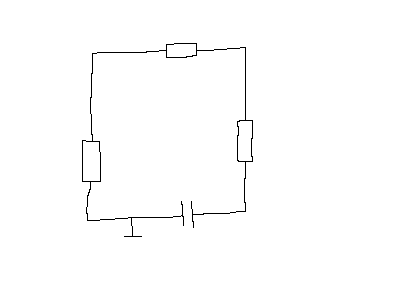
#> input picture src/testImages/0.png, 400 x 300 px
$ jupyter execute boundingBoxCreation.IPYNB
#> lines starting #> are read from the running program, lines starting #| are printed output that depends on the picture; after the words box and inside, x2 and y2 are one past the last pixel; in counts of white or black regions, pixels touching at a corner belong together
# Bounding Box Creation

[cell 1]
from PIL import Image
import numpy
import matplotlib.pyplot as plt
import math
import os,cv2
import operator
from typing import Type, NewType,List  # you have to import Type

### Load Image ###

[cell 2]
def loadImage(path,name):
#> called with path = './testImages', name = '0.png'
    image = Image.open('{path}/{name}'.format(path=path,name=name)).convert('L')
#> image: PIL image 400x300 L; 99.2% white; black in thin lines or dots, all inside (x1, y1, x2, y2) = (82, 43, 253, 237)
    testData = 255 - numpy.asarray(image)
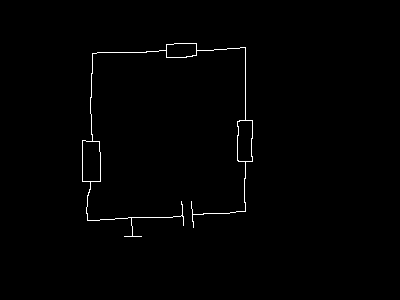
#> testData: shape (300, 400); 0.78% white in thin lines or dots, all inside (x1, y1, x2, y2) = (82, 43, 253, 237)
    return testData

[cell 3]
image = loadImage("./testImages","0.png")
plt.imshow(image, cmap=plt.cm.binary,interpolation="bilinear")

## Drawing Functions ##

[cell 4]
def createIndependetCopy(img):
    newImg = numpy.empty_like(img)
    newImg[:] = img
    return newImg


def drawCicle(image,center, radius,width=1,color=(0,0,0)):
    for y in range(0,len(image)):
        for x in range(0,len(image[y])):
            dist = math.sqrt((center.x-x)**2 + (center.y-y)**2)
            if dist <= radius+width and dist >= radius-width :
                image[y][x] = color
    return image


def drawRect(image,center, dist,color):
    startX = math.floor(center.x-dist)
    startY = math.floor(center.y-dist)

    endX = math.floor(center.x+dist)
    endY = math.floor(center.y+dist)

    for x in range(startX,endX):
        image[startY][x] = color
        image[endY][x] = color

    for y in range(startY,endY):
        image[y][startX] = color
        image[y][endX] = color

    return image


def cropRect(img,center, dist):
    newImg = createIndependetCopy(img)
    if dist % 2 != 0:
        dist +=1
    i = []
    for y in range(0,len(newImg)):
        for x in range(0,len(newImg[y])):
           if x > center.x-dist and x <= center.x+dist and y > center.y-dist and y <= center.y+dist:
               i.append(newImg[y][x])
    return numpy.reshape(i,[dist*2,dist*2,3])

## Define Features ##

### Feature Types:
- End Point
- Intersection
- Center

[cell 5]
class Point():
    def __init__(self,x,y) -> None:
        self.x = x
        self.y = y
    def __str__(self) -> None:
        return '({x},{y})'.format(x=self.x,y=self.y)
    def __repr__(self):
        return str(self)
class Feature(Point):
    pass
class EndPoint(Feature):
    pass
class Intersection(Feature):
    pass
class Center(Feature):
    pass
#define new Typealias
point = Type[Point]

## Other Classes ##

[cell 6]
class Rect():
    def __init__(self,center: point,radius: int) -> None:
        self.center = center
        self.radius = radius
    def __str__(self) -> None:
        return 'Rect(center: {center},radius: {radius})'.format(center=self.center,radius=self.radius)
    def __repr__(self):
        return str(self)

#define new Typealias
rect = Type[Rect]

## Feature functions ###

[cell 7]
def getDistance(point1,point2):
    return math.sqrt((point1.x-point2.x)**2 + (point1.y-point2.y)**2)

def getClosestPoint(point,pointList):
    # remove the point form the point List
    pointList = list(filter(lambda p: p != point,pointList))
    distances = list(map(lambda p: getDistance(point,p),pointList))
    indexOfMinimum = numpy.argmin(distances)
    return pointList[indexOfMinimum]

def getNClosestPoint(point,pointList,n):
    # remove the point form the point List
    pointList = list(filter(lambda p: p != point,pointList))
    distances = numpy.array(list(map(lambda p: getDistance(point,p),pointList)))
    indexiesOfMinima = (distances).argsort()[:n]
    elements = list(map(lambda index: pointList[index],indexiesOfMinima))
    return elements

def getNearPoints(point,pointList,dist):
    # remove the point form the point List
    pointList = list(filter(lambda p: p != point,pointList))
    # get the distances from the point to each point of the point List
    distances = map(lambda p: getDistance(point,p),pointList)
    distances = numpy.array(list(distances))

    elements = []
    # add every point, that has a distance smaller than dist to the elements array
    for i in range(0,len(distances)):
        if distances[i] <= dist:
            elements.append(pointList[i])
    return elements

def getPointsThatAreInTheRect(points: List[point],box: rect) -> List[point]:
    pointsIn = []
    for point in points:
        if point.x >= box.center.x - box.radius and point.x <= box.center.x + box.radius:
            if point.y >= box.center.y - box.radius and point.y <= box.center.y + box.radius:
                pointsIn.append(point)
    return pointsIn

### Set Features ###

(In the Future this is replaced by featureRecognicion Algorithm)
Features also need to be cleand

[cell 8]
endPointList = [EndPoint(181,201),
                EndPoint(191,201),
                EndPoint(183,225),
                EndPoint(193,227),
                EndPoint(133,233),
                EndPoint(116,233)]

intersectionList = [Intersection(245,161),
                    Intersection(245,120),
                    Intersection(196,50),
                    Intersection(166,50),
                    Intersection(92,141),
                    Intersection(90,181),
                    Intersection(182,215),
                    Intersection(192,214),
                    Intersection(125,218),
                    Intersection(125,233)]

## Print Feature Points

[cell 9]
#make a rgb copy form an 1 bit image
outImage = []
for y in range(0,len(image)):
    row = []
    for x in range(0,len(image[y])):
        if image[y][x] >= 1:
            row.append((0,0,0))
        else:
            row.append((255,255,255))
    outImage.append(row)
#> after the loop, outImage = 300 items

for endPoint in endPointList:
    outImage[endPoint.y][endPoint.x] = (255,0,0)

for intersection in intersectionList:
    outImage[intersection.y][intersection.x] = (0,255,0)

plt.imshow(outImage, interpolation='bilinear')

## Create Bounding Boxes ##

Algorithm 1: (for Resistors and Caps)
1) for every intersection get the closest other intersection
2) create a center point between the intersection and the closest intersection
3) get the distance to the closest point
4) get all nearest endpoints which are closer than 3 * the distance to the closest intersection (measured form the center)
5) if there are any endpoints:
   1) get the distance form the intersection to the endpoint that is the largest and use this distance as radius
6) if there arent any endpoints:
   1) use the distance form the intersection to the closest intersection as radius
7) draw a rect form the center point using the radius

Improvement:
Only create a bounding box if there are 0 or 4 Endpoints inside of it

Algorithm 2: (for ground symbols)
1) for every intersection get the 2 closest endpoints
2) get the maximum distance between the intersection and the endpoints and use it as radius
3) draw a rect form the intersection using the radius

Imporvement:
If there is a intersection point inside of the rectangle, remove it!

[cell 10]
def algorithm1(intersectionList,endPointList,image):
    rectList = []
    rectOffset = 4
    for intersection in intersectionList:
        closestPoint = getClosestPoint(intersection,intersectionList)
        center = Point((closestPoint.x-intersection.x)/2+intersection.x,(closestPoint.y-intersection.y)/2+intersection.y)

        distToClosePoint = math.floor(getDistance(closestPoint,center))
        nerestEndPoints = getNearPoints(center,endPointList,distToClosePoint*3)

        if(len(nerestEndPoints) != 0):
            dist = max(  list(  map(lambda x: getDistance(x,center),nerestEndPoints)))
        else:
            dist = distToClosePoint

        boundingBox = Rect(center,dist+rectOffset)
        #improvement
        #check if there are exactily 0 or 4 endpoins in the rect
        endpointsInBoundingBox = len(getPointsThatAreInTheRect(endPointList,boundingBox))
        if endpointsInBoundingBox == 0 or endpointsInBoundingBox == 4:
            rectList.append(boundingBox)
            image = drawRect(image=image,center=center,dist=dist+rectOffset,color=(0,255,0))
    return image,rectList

def algorithm2(intersectionList,endPointList,image):
    rectList = []
    for intersection in intersectionList:
        closestPoints = getNClosestPoint(intersection,endPointList,n=2)
        dist = max(list(map(lambda x: getDistance(x,intersection),closestPoints)))
        boundingBox = Rect(intersection,dist)
        #improvement
        #check if there are any intersection points in the bounding box
        intersectionPointsInBoundinBox = len(getPointsThatAreInTheRect(intersectionList,boundingBox))
        if intersectionPointsInBoundinBox <= 1:
            rectList.append(boundingBox)
            image = drawRect(image=image,center=intersection,dist=dist,color=(0,0,255))
    return image,rectList

imageWithGreenRect = createIndependetCopy(outImage)
imageWithBlueRect = createIndependetCopy(outImage)

# Algorithm 1
(imageWithGreenRect,rectList1) = algorithm1(intersectionList,endPointList,imageWithGreenRect)
#> the loop in algorithm1, `for intersection in intersectionList:` made 10 passes
#> pass 3, in algorithm1, `image = drawRect(image=image,center=center,dist=dist+rectOffset,color=..`:
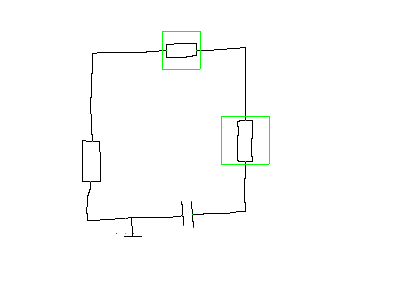
#> image: shape (300, 400, 3) int64; mean of channels 0, 1, 2 252.3, 253, 252.3; drawn as R, G, B
#> after the loop in algorithm1, `for intersection in intersectionList:`:
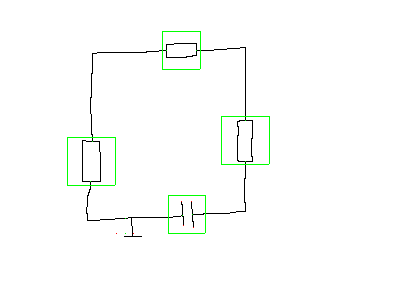
#> image: shape (300, 400, 3) int64; 0.28% of pixels changed, all inside (x1, y1, x2, y2) = (67, 137, 206, 234); drawn as R, G, B
#> after the loop in algorithm1, `for intersection in intersectionList:`: rectList = 8 items
#> rectList1 = 8 items

# Algorithm 2
(imageWithBlueRect,rectList2) = algorithm2(intersectionList,endPointList,imageWithBlueRect)
#> the loop in algorithm2, `for intersection in intersectionList:` made 10 passes
#> (distances in getNClosestPoint, indexiesOfMinima in getNClosestPoint, dist, intersectionPointsInBoundinBox) on passes 1 to 9: ([75.47, 67.2, 89.11, 84.02, 133.1, 147.7], [1, 0], 75.47, 4), ([103.2, 97.35, 121.9, 119, 159.1, 171.5], [1, 0], 103.2, 6), ([151.7, 151.1, 175.5, 177, 193.5, 199.7], [1, 0], 151.7, 6), ([151.7, 153.1, 175.8, 179, 186, 189.7], [0, 1], 153.1, 6), ([107.3, 115.8, 123.8, 132.7, 100.7, 95.08], [5, 4], 100.7, 7), ([93.17, 103, 102.9, 112.8, 67.48, 58.14], [5, 4], 67.48, 4), ([14.04, 16.64, 10.05, 16.28, 52.2, 68.41], [2, 0], 14.04, 2), ([17.03, 13.04, 14.21, 13.04, 61.98, 78.34], [1, 3], 13.04, 2), ([58.52, 68.15, 58.42, 68.59, 17, 17.49], [4, 5], 17.49, 2)
#> (distances in getNClosestPoint, indexiesOfMinima in getNClosestPoint, dist, intersectionPointsInBoundinBox, startX in drawRect, startY in drawRect, endX in drawRect) on pass 10: ([64.5, 73.35, 58.55, 68.26, 8, 9], [4, 5], 9, 1, 116, 224, 134)
#> after the loop in algorithm2, `for intersection in intersectionList:`: rectList = 1 item
#> rectList2 = 1 item

plt.imshow(imageWithGreenRect, interpolation='bilinear')
plt.figure()
plt.imshow(imageWithBlueRect, interpolation='bilinear')

$ run again, with src/testImages/1.png copied over src/testImages/0.png
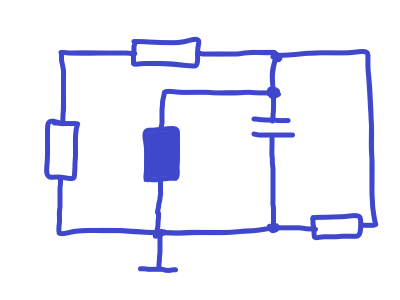
#> input picture src/testImages/1.png, 400 x 300 px
#> in loadImage, `testData = 255 - numpy.asarray(image)`:
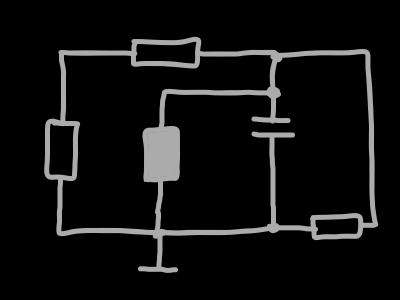
#> testData: shape (300, 400); min 0, max 171, mean 15.6
#> after the loop `for y in range(0,len(image)):`: outImage = 300 items
#> after the loop in algorithm1, `for intersection in intersectionList:`:
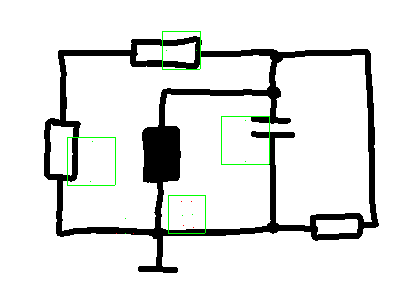
#> image: shape (300, 400, 3) int64; mean of channels 0, 1, 2 226.6, 228, 226.5; drawn as R, G, B
#> after the loop in algorithm1, `for intersection in intersectionList:`: rectList = 8 items
#> the loop in algorithm2, `for intersection in intersectionList:` made 10 passes
#> (distances in getNClosestPoint, indexiesOfMinima in getNClosestPoint, dist, intersectionPointsInBoundinBox) on passes 1 to 6: ([75.47, 67.2, 89.11, 84.02, 133.1, 147.7], [1, 0], 75.47, 4), ([103.2, 97.35, 121.9, 119, 159.1, 171.5], [1, 0], 103.2, 6), ([151.7, 151.1, 175.5, 177, 193.5, 199.7], [1, 0], 151.7, 6), ([151.7, 153.1, 175.8, 179, 186, 189.7], [0, 1], 153.1, 6), ([107.3, 115.8, 123.8, 132.7, 100.7, 95.08], [5, 4], 100.7, 7), ([93.17, 103, 102.9, 112.8, 67.48, 58.14], [5, 4], 67.48, 4)
#> after the loop in algorithm2, `for intersection in intersectionList:`: rectList = 1 item

$ run again, with src/testImages/3.png copied over src/testImages/0.png
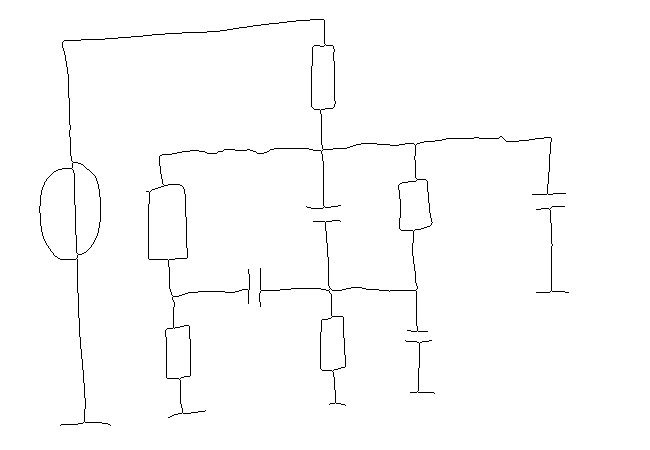
#> input picture src/testImages/3.png, 650 x 450 px
#> testData: shape (450, 650); 1.2% white in thin lines or dots, all inside (x1, y1, x2, y2) = (39, 19, 569, 426)
#> after the loop `for y in range(0,len(image)):`: outImage = 450 items
#> the loop in algorithm1, `for intersection in intersectionList:` made 10 passes
#> pass 3, in algorithm1, `image = drawRect(image=image,center=center,dist=dist+rectOffset,color=..`:
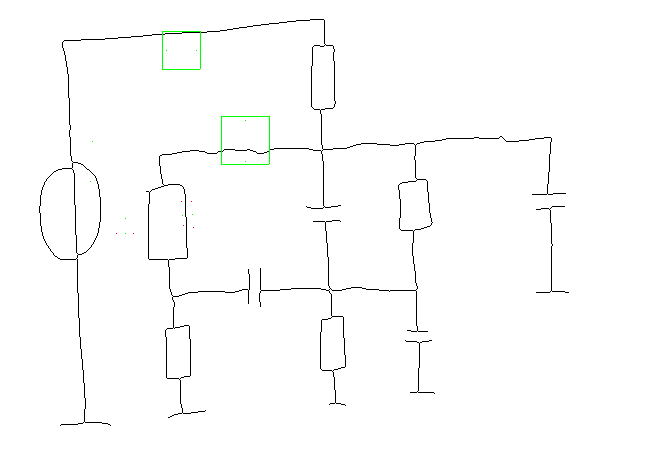
#> image: shape (450, 650, 3) int64; mean of channels 0, 1, 2 251.7, 252, 251.7; drawn as R, G, B
#> after the loop in algorithm1, `for intersection in intersectionList:`:
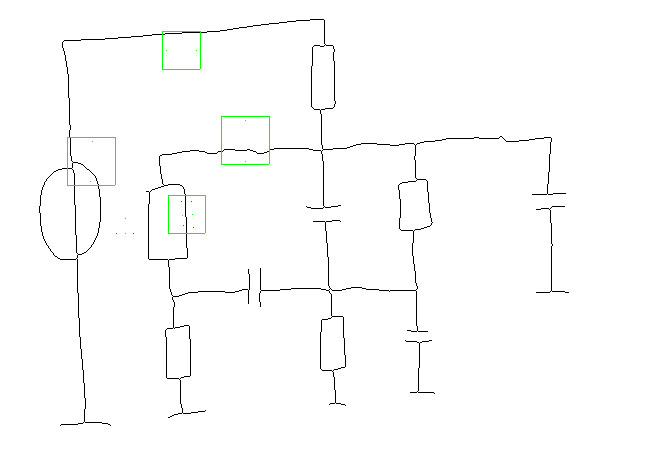
#> image: shape (450, 650, 3) int64; 0.12% of pixels changed, all inside (x1, y1, x2, y2) = (67, 137, 206, 234); drawn as R, G, B
#> after the loop in algorithm1, `for intersection in intersectionList:`: rectList = 8 items
#> the loop in algorithm2, `for intersection in intersectionList:` made 10 passes
#> (distances in getNClosestPoint, indexiesOfMinima in getNClosestPoint, dist, intersectionPointsInBoundinBox) on passes 1 to 6: ([75.47, 67.2, 89.11, 84.02, 133.1, 147.7], [1, 0], 75.47, 4), ([103.2, 97.35, 121.9, 119, 159.1, 171.5], [1, 0], 103.2, 6), ([151.7, 151.1, 175.5, 177, 193.5, 199.7], [1, 0], 151.7, 6), ([151.7, 153.1, 175.8, 179, 186, 189.7], [0, 1], 153.1, 6), ([107.3, 115.8, 123.8, 132.7, 100.7, 95.08], [5, 4], 100.7, 7), ([93.17, 103, 102.9, 112.8, 67.48, 58.14], [5, 4], 67.48, 4)
#> after the loop in algorithm2, `for intersection in intersectionList:`: rectList = 1 item

$ run again, with src/testImages/raf1.png copied over src/testImages/0.png
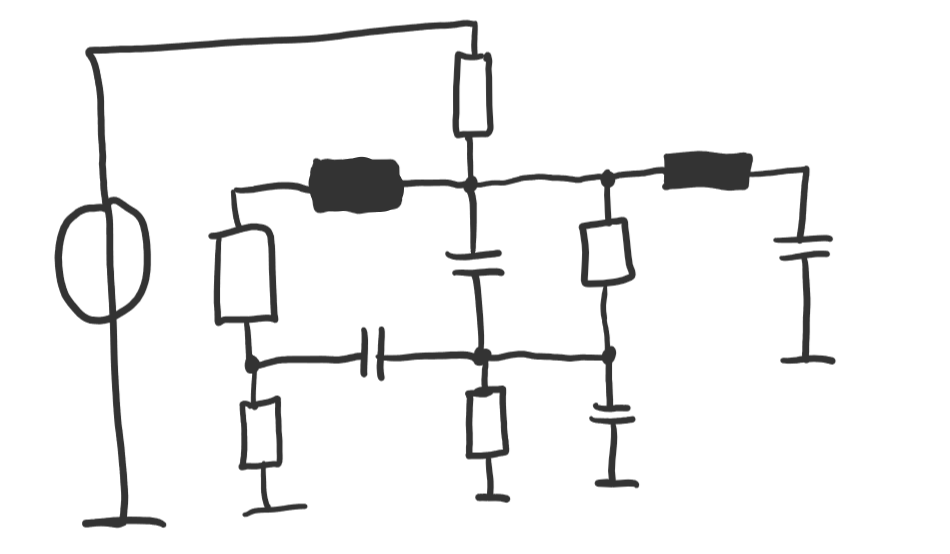
#> input picture src/testImages/raf1.png, 950 x 554 px
#> in loadImage, `testData = 255 - numpy.asarray(image)`:
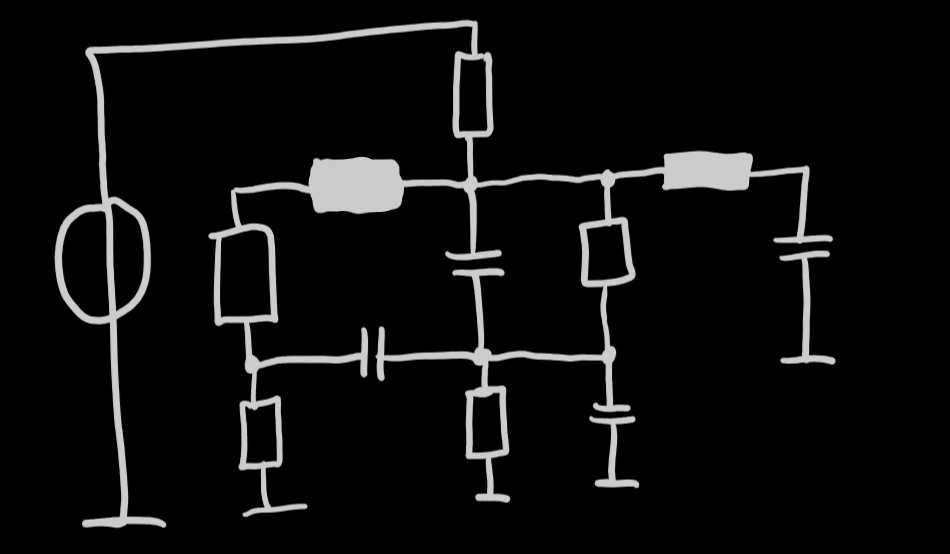
#> testData: shape (554, 950); min 0, max 204, mean 14.5
#> after the loop `for y in range(0,len(image)):`: outImage = 554 items
#> after the loop in algorithm1, `for intersection in intersectionList:`: rectList = 8 items
#> the loop in algorithm2, `for intersection in intersectionList:` made 10 passes
#> (distances in getNClosestPoint, indexiesOfMinima in getNClosestPoint, dist, intersectionPointsInBoundinBox) on passes 1 to 6: ([75.47, 67.2, 89.11, 84.02, 133.1, 147.7], [1, 0], 75.47, 4), ([103.2, 97.35, 121.9, 119, 159.1, 171.5], [1, 0], 103.2, 6), ([151.7, 151.1, 175.5, 177, 193.5, 199.7], [1, 0], 151.7, 6), ([151.7, 153.1, 175.8, 179, 186, 189.7], [0, 1], 153.1, 6), ([107.3, 115.8, 123.8, 132.7, 100.7, 95.08], [5, 4], 100.7, 7), ([93.17, 103, 102.9, 112.8, 67.48, 58.14], [5, 4], 67.48, 4)
#> after the loop in algorithm2, `for intersection in intersectionList:`: rectList = 1 item
#> `[cell 10] def algorithm1(intersectionList,endPointList,image): rectLis..`:
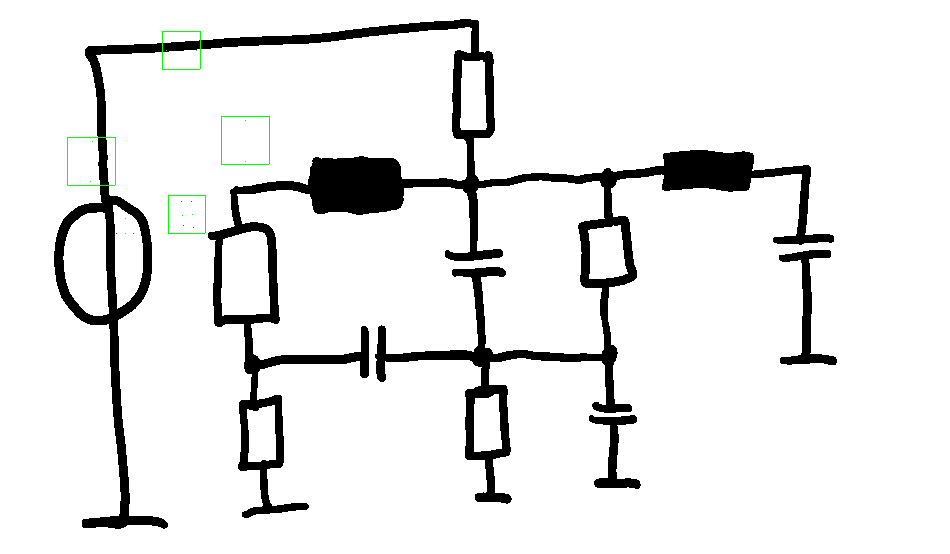
#> shown: shape (554, 950, 3); mean R, G, B 231.9, 232.2, 231.8
